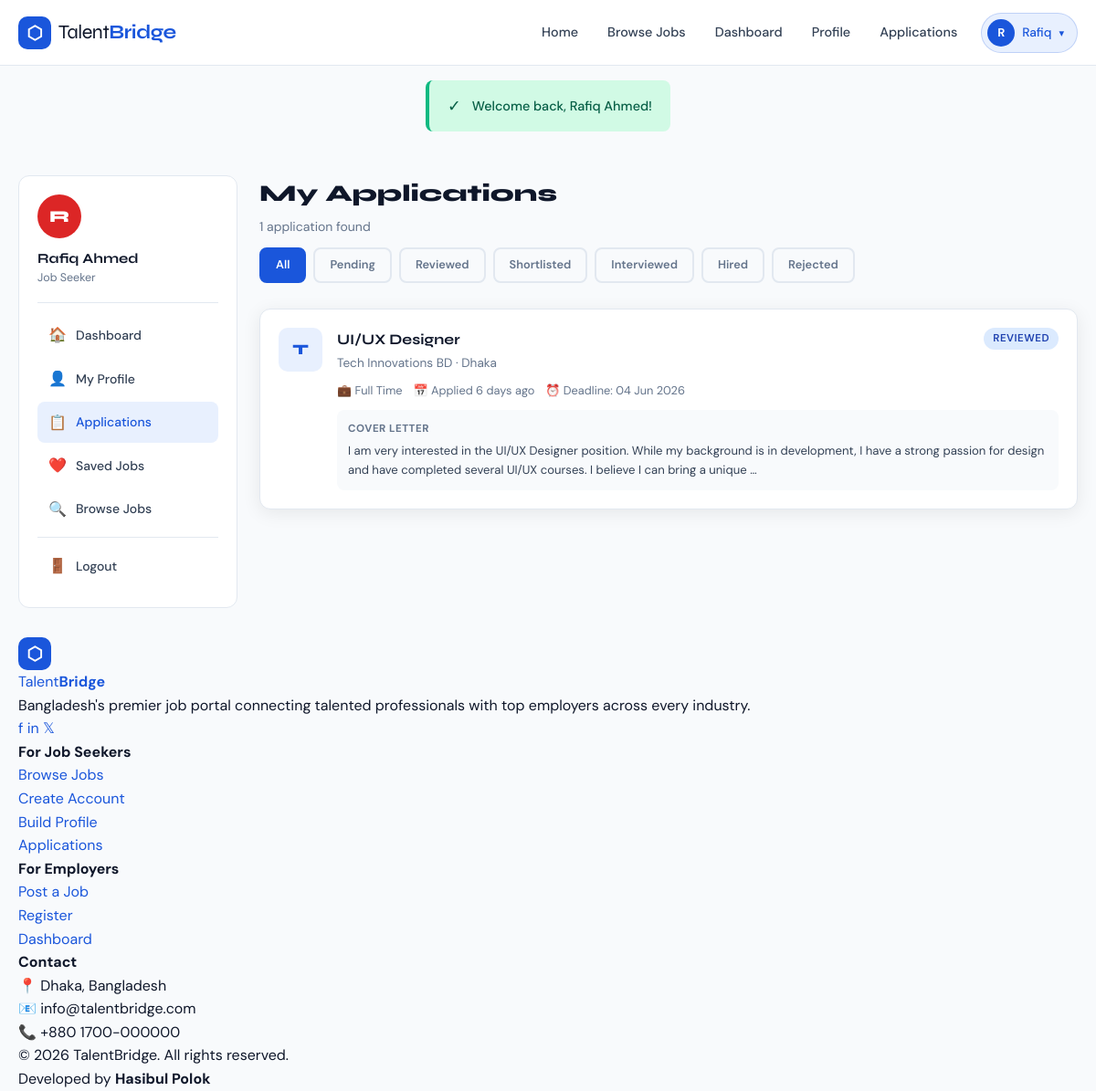
Page /user/applications.php (signed in) on the committed database.
### tables this page shows
CREATE TABLE users (
    id         INT AUTO_INCREMENT PRIMARY KEY,
    name       VARCHAR(150) NOT NULL,
    email      VARCHAR(150) NOT NULL UNIQUE,
    password   VARCHAR(255) NOT NULL,
    role       ENUM('jobseeker','employer','admin') NOT NULL DEFAULT 'jobseeker',
    status     ENUM('active','inactive','banned')   NOT NULL DEFAULT 'active',
    created_at TIMESTAMP DEFAULT CURRENT_TIMESTAMP,
    updated_at TIMESTAMP DEFAULT CURRENT_TIMESTAMP ON UPDATE CURRENT_TIMESTAMP
);

CREATE TABLE applications (
    id            INT AUTO_INCREMENT PRIMARY KEY,
    job_id        INT  NOT NULL,
    user_id       INT  NOT NULL,
    cover_letter  TEXT,
    cv_file       VARCHAR(255),
    status        ENUM('pending','reviewed','shortlisted','interviewed','hired','rejected') DEFAULT 'pending',
    employer_note TEXT,
    applied_at    TIMESTAMP DEFAULT CURRENT_TIMESTAMP,
    updated_at    TIMESTAMP DEFAULT CURRENT_TIMESTAMP ON UPDATE CURRENT_TIMESTAMP,
    FOREIGN KEY (job_id)  REFERENCES jobs(id)  ON DELETE CASCADE,
    FOREIGN KEY (user_id) REFERENCES users(id) ON DELETE CASCADE,
    UNIQUE KEY unique_application (job_id, user_id)
);

CREATE TABLE companies (
    id           INT AUTO_INCREMENT PRIMARY KEY,
    user_id      INT          NOT NULL,
    name         VARCHAR(200) NOT NULL,
    logo         VARCHAR(255),
    website      VARCHAR(255),
    email        VARCHAR(150),
    phone        VARCHAR(20),
    industry     VARCHAR(100),
    size         ENUM('1-10','11-50','51-200','201-500','500+') DEFAULT '1-10',
    founded_year YEAR,
    address      TEXT,
    city         VARCHAR(100),
    country      VARCHAR(100) DEFAULT 'Bangladesh',
    description  TEXT,
    status       ENUM('active','inactive') DEFAULT 'active',
    created_at   TIMESTAMP DEFAULT CURRENT_TIMESTAMP,
    updated_at   TIMESTAMP DEFAULT CURRENT_TIMESTAMP ON UPDATE CURRENT_TIMESTAMP,
    FOREIGN KEY (user_id) REFERENCES users(id) ON DELETE CASCADE
);

CREATE TABLE jobs (
    id               INT AUTO_INCREMENT PRIMARY KEY,
    employer_id      INT          NOT NULL,
    company_id       INT          NOT NULL,
    category_id      INT          NOT NULL,
    title            VARCHAR(200) NOT NULL,
    slug             VARCHAR(250) NOT NULL UNIQUE,
    description      LONGTEXT     NOT NULL,
    requirements     TEXT,
    responsibilities TEXT,
    type             ENUM('full-time','part-time','remote','contract','internship','freelance') DEFAULT 'full-time',
    location         VARCHAR(200),
    city             VARCHAR(100),
    salary_min       DECIMAL(10,2),
    salary_max       DECIMAL(10,2),
    salary_type      ENUM('monthly','yearly','hourly','negotiable') DEFAULT 'monthly',
    experience_level ENUM('entry','mid','senior','lead','executive') DEFAULT 'entry',
    education_level  VARCHAR(100),
    skills_required  TEXT,
    deadline         DATE,
    status           ENUM('pending','approved','rejected','closed','draft') DEFAULT 'pending',
    is_featured      TINYINT(1)   DEFAULT 0,
    views            INT          DEFAULT 0,
    created_at       TIMESTAMP    DEFAULT CURRENT_TIMESTAMP,
    updated_at       TIMESTAMP    DEFAULT CURRENT_TIMESTAMP ON UPDATE CURRENT_TIMESTAMP,
    FOREIGN KEY (employer_id)  REFERENCES users(id)      ON DELETE CASCADE,
    FOREIGN KEY (company_id)   REFERENCES companies(id)  ON DELETE CASCADE,
    FOREIGN KEY (category_id)  REFERENCES categories(id) ON DELETE CASCADE
);

### config/db.php (called while the page is built, shortened)
<?php
function getDB() {
    static $pdo = null;
    if ($pdo === null) {
        try {
            $dsn = "mysql:host=" . DB_HOST . ";dbname=" . DB_NAME . ";charset=utf8mb4";
            $options = [
                PDO::ATTR_ERRMODE            => PDO::ERRMODE_EXCEPTION,
                PDO::ATTR_DEFAULT_FETCH_MODE => PDO::FETCH_ASSOC,
                PDO::ATTR_EMULATE_PREPARES   => false,
            ];
            $pdo = new PDO($dsn, DB_USER, DB_PASS, $options);
        } catch (PDOException $e) {
            die('<div style="font-family:sans-serif;padding:20px;background:#fee;border:1px solid #f00;margin:20px;">
                <h3>Database Connection Error</h3>
                <p>Could not connect to the database. Please check your configuration in <code>config/db.php</code></p>
                <p>Error: ' . htmlspecialchars($e->getMessage()) . '</p>
            </div>');
        }
    }
    return $pdo;
}
?>

### user/applications.php (the view, shortened to what this page needs)
<?php
require_once '../config/db.php';
require_once '../includes/functions.php';
$pdo    = getDB();
$userId = $_SESSION['user_id'];
$page   = max(1, intval($_GET['page'] ?? 1));
$status = $_GET['status'] ?? '';
$where  = ["a.user_id = ?"];
$params = [$userId];
$whereClause = implode(' AND ', $where);
$perPage = 10;
$countStmt = $pdo->prepare("SELECT COUNT(*) FROM applications a WHERE $whereClause");
$countStmt->execute($params);
$total = $countStmt->fetchColumn();
$offset = ($page - 1) * $perPage;
$stmt = $pdo->prepare("SELECT a.*, j.title AS job_title, j.type, j.city, j.deadline, c.name AS company_name FROM applications a JOIN jobs j ON a.job_id = j.id JOIN companies c ON j.company_id = c.id WHERE $whereClause ORDER BY a.applied_at DESC LIMIT $perPage OFFSET $offset");
$stmt->execute($params);
$applications = $stmt->fetchAll();
$userStmt = $pdo->prepare("SELECT name FROM users WHERE id = ?");
$userStmt->execute([$userId]);
$user = $userStmt->fetch();
?>
<!DOCTYPE html>
<html lang="en">
<head>
    <link rel="stylesheet" href="<?= BASE_URL ?>/assets/css/style.css">
</head>
<body>
<?php require_once '../includes/header.php'; ?>
<div class="container">
  <div class="dashboard">
    <div class="sidebar">
      <div class="sidebar-header">
        <?php
        $sidebarPhotoStmt = getDB()->prepare("SELECT profile_photo FROM user_profiles WHERE user_id = ?");
        $sidebarPhotoStmt->execute([$_SESSION['user_id']]);
        $sidebarPhoto = $sidebarPhotoStmt->fetchColumn();
        ?>
        <?= renderAvatar($_SESSION['user']['name'], $sidebarPhoto ?: null, 48, 'margin-bottom:10px;') ?>
        <div class="sidebar-user-name"><?= e($user['name']) ?></div>
        <div class="sidebar-user-role">Job Seeker</div>
      </div>
      <nav class="sidebar-nav">
        <a href="<?= BASE_URL ?>/user/dashboard.php"><span class="nav-icon">🏠</span> Dashboard</a>
        <a href="<?= BASE_URL ?>/user/profile.php"><span class="nav-icon">👤</span> My Profile</a>
        <a href="<?= BASE_URL ?>/user/applications.php" class="active"><span class="nav-icon">📋</span> Applications</a>
        <a href="<?= BASE_URL ?>/user/saved-jobs.php"><span class="nav-icon">❤️</span> Saved Jobs</a>
        <a href="<?= BASE_URL ?>/jobs.php"><span class="nav-icon">🔍</span> Browse Jobs</a>
        <hr style="border:none;border-top:1px solid var(--border);margin:8px 0;">
        <a href="<?= BASE_URL ?>/auth/logout.php"><span class="nav-icon">🚪</span> Logout</a>
      </nav>
    </div>
    <div class="dash-content">
      <div class="dash-header" style="display:flex;justify-content:space-between;align-items:flex-start;flex-wrap:wrap;gap:12px;">
        <div>
          <h1 class="dash-title">My Applications</h1>
          <p class="dash-subtitle"><?= number_format($total) ?> application<?= $total != 1 ? 's' : '' ?> found</p>
        </div>
        <div style="display:flex;gap:8px;flex-wrap:wrap;">
          <?php $statuses=['' => 'All','pending'=>'Pending','reviewed'=>'Reviewed','shortlisted'=>'Shortlisted','interviewed'=>'Interviewed','hired'=>'Hired','rejected'=>'Rejected'];
          foreach($statuses as $val=>$label): ?>
          <a href="<?= BASE_URL ?>/user/applications.php?status=<?= $val ?>" class="btn btn-sm <?= $status===$val?'btn-primary':'btn-ghost' ?>"><?= $label ?></a>
          <?php endforeach; ?>
        </div>
      </div>
      <?php if($applications): ?>
      <div style="display:flex;flex-direction:column;gap:16px;">
        <?php foreach($applications as $app): ?>
        <div class="card">
          <div class="card-body" style="padding:20px;">
            <div style="display:flex;gap:16px;align-items:flex-start;flex-wrap:wrap;">
              <div class="company-logo" style="width:48px;height:48px;font-size:1rem;border-radius:10px;flex-shrink:0;"><?= strtoupper(substr($app['company_name'],0,1)) ?></div>
              <div style="flex:1;min-width:200px;">
                <div style="display:flex;justify-content:space-between;align-items:flex-start;flex-wrap:wrap;gap:8px;">
                  <div>
                    <h3 style="font-family:var(--font-display);font-weight:700;font-size:1rem;margin-bottom:2px;">
                      <a href="<?= BASE_URL ?>/job.php?id=<?= $app['job_id'] ?>" style="color:var(--dark);"><?= e($app['job_title']) ?></a>
                    </h3>
                    <div style="font-size:0.85rem;color:var(--mid);"><?= e($app['company_name']) ?> &middot; <?= e($app['city']) ?></div>
                  </div>
                  <?= statusBadge($app['status']) ?>
                </div>
                <div style="display:flex;flex-wrap:wrap;gap:12px;margin-top:10px;font-size:0.8rem;color:var(--mid);">
                  <span>💼 <?= jobTypeLabel($app['type']) ?></span>
                  <span>📅 Applied <?= timeAgo($app['applied_at']) ?></span>
                  <span>⏰ Deadline: <?= formatDate($app['deadline']) ?></span>
                </div>
                <?php if($app['cover_letter']): ?>
                <div style="margin-top:10px;background:var(--bg);border-radius:var(--radius-sm);padding:12px;font-size:0.82rem;color:var(--dark-3);line-height:1.6;">
                  <strong style="display:block;margin-bottom:4px;color:var(--mid);font-size:0.72rem;text-transform:uppercase;letter-spacing:0.5px;">Cover Letter</strong>
                  <?= nl2br(e(truncate($app['cover_letter'], 200))) ?>
                </div>
                <?php endif; ?>
              </div>
            </div>
          </div>
        </div>
        <?php endforeach; ?>
      </div>
      <?php endif; ?>
    </div>
  </div>
</div>
<?php require_once '../includes/footer.php'; ?>
</body>
</html>

### includes/functions.php (shortened to what this page needs)
<?php
function e($string) {
    return htmlspecialchars($string ?? '', ENT_QUOTES, 'UTF-8');
}
function getFlash() {
    if (isset($_SESSION['flash'])) {
        $flash = $_SESSION['flash'];
        return $flash;
    }
    return null;
}
function displayFlash() {
    $flash = getFlash();
    if ($flash) {
        $type = $flash['type'];
        $msg = e($flash['message']);
        $icons = ['success' => '✓', 'error' => '✕', 'warning' => '⚠', 'info' => 'ℹ'];
        $icon = $icons[$type] ?? 'ℹ';
        echo "<div class='flash flash-{$type}'><span class='flash-icon'>{$icon}</span>{$msg}</div>";
    }
}
function formatDate($date, $format = 'd M Y') {
    return date($format, strtotime($date));
}
function timeAgo($datetime) {
    $time = time() - strtotime($datetime);
    if ($time < 604800) return floor($time/86400) . ' days ago';
    return formatDate($datetime);
}
function getPhotoUrl($photoFile) {
    return null;
}
function renderAvatar($name, $photoFile = null, $size = 48, $extraStyle = '') {
    $photoUrl = getPhotoUrl($photoFile);
    $initials  = strtoupper(substr(trim($name ?: 'U'), 0, 1));
    $palette   = ['#1a56db','#7c3aed','#db2777','#059669','#d97706','#dc2626','#0891b2','#9333ea'];
    $bg        = $palette[abs(crc32($name)) % count($palette)];
    return '<div style="width:' . $size . 'px;height:' . $size . 'px;border-radius:50%;
                background:' . $bg . ';color:white;display:flex;align-items:center;
                justify-content:center;font-family:var(--font-display);font-weight:800;
                font-size:' . round($size * 0.38) . 'px;flex-shrink:0;' . $extraStyle . '">'
           . $initials . '</div>';
}
function statusBadge($status) {
    $colors = [
        'pending'     => 'badge-warning',
        'approved'    => 'badge-success',
        'rejected'    => 'badge-danger',
        'active'      => 'badge-success',
        'closed'      => 'badge-secondary',
        'draft'       => 'badge-secondary',
        'reviewed'    => 'badge-info',
        'shortlisted' => 'badge-primary',
        'interviewed' => 'badge-info',
        'hired'       => 'badge-success',
    ];
    $class = $colors[$status] ?? 'badge-secondary';
    return '<span class="badge ' . $class . '">' . ucfirst($status) . '</span>';
}
function truncate($text, $length = 150) {
    $text = strip_tags($text);
    return substr($text, 0, $length) . '…';
}
function jobTypeLabel($type) {
    $labels = [
        'full-time'  => 'Full Time',
        'part-time'  => 'Part Time',
        'remote'     => 'Remote',
        'contract'   => 'Contract',
        'internship' => 'Internship',
        'freelance'  => 'Freelance',
    ];
    return $labels[$type] ?? ucfirst($type);
}
?>

### assets/css/style.css (style rules this page uses)
:root { --primary: #1a56db; --primary-dark: #1344b4; --primary-light: #e8f0fe; --secondary: #f59e0b; --secondary-light: #fef3c7; --dark: #0f172a; --dark-2: #1e293b; --dark-3: #334155; --mid: #64748b; --light: #94a3b8; --border: #e2e8f0; --bg: #f8fafc; --white: #ffffff; --success: #10b981; --danger: #ef4444; --warning: #f59e0b; --info: #3b82f6; --font-display: 'Syne', sans-serif; --font-body: 'DM Sans', sans-serif; --radius: 12px; --radius-sm: 8px; --radius-lg: 20px; --shadow: 0 4px 20px rgba(0,0,0,0.08); --shadow-lg: 0 10px 40px rgba(0,0,0,0.12); --transition: all 0.25s cubic-bezier(0.4,0,0.2,1); }
*, *::before, *::after { box-sizing: border-box; margin: 0; padding: 0; }
html { scroll-behavior: smooth; font-size: 16px; }
body { font-family: var(--font-body); background: var(--bg); color: var(--dark); line-height: 1.6; overflow-x: hidden; }
a { color: var(--primary); text-decoration: none; transition: var(--transition); }
.container { width: 100%; max-width: 1220px; margin: 0 auto; padding: 0 20px; }
.btn { display: inline-flex; align-items: center; gap: 8px; padding: 11px 24px; border-radius: var(--radius-sm); font-weight: 600; font-size: 0.9rem; border: 2px solid transparent; transition: var(--transition); cursor: pointer; text-decoration: none; white-space: nowrap; font-family: var(--font-body); }
.btn-primary { background: var(--primary); color: white; border-color: var(--primary); }
.btn-ghost { background: transparent; color: var(--mid); border-color: var(--border); }
.btn-sm { padding: 7px 16px; font-size: 0.8rem; }
.flash { display: flex; align-items: center; gap: 12px; padding: 14px 20px; margin: 16px auto; max-width: 1220px; border-radius: var(--radius-sm); font-weight: 500; font-size: 0.9rem; animation: slideDown 0.3s ease; }
.flash-success { background: #d1fae5; color: #065f46; border-left: 4px solid var(--success); }
.flash-icon { font-size: 1.1rem; flex-shrink: 0; }
.card { background: white; border-radius: var(--radius); border: 1px solid var(--border); box-shadow: var(--shadow); transition: var(--transition); }
.card-body { padding: 24px; }
.company-logo { width: 56px; height: 56px; border-radius: 12px; background: var(--primary-light); display: flex; align-items: center; justify-content: center; font-family: var(--font-display); font-weight: 800; font-size: 1.2rem; color: var(--primary); flex-shrink: 0; overflow: hidden; }
.badge { display: inline-flex; align-items: center; padding: 3px 10px; border-radius: 50px; font-size: 0.72rem; font-weight: 600; text-transform: uppercase; letter-spacing: 0.5px; }
.badge-info { background: #dbeafe; color: #1e40af; }
.dashboard { display: grid; grid-template-columns: 240px 1fr; gap: 24px; padding: 32px 0; }
.sidebar { background: white; border: 1px solid var(--border); border-radius: var(--radius); padding: 20px; height: fit-content; position: sticky; top: 88px; }
.sidebar-header { padding-bottom: 16px; border-bottom: 1px solid var(--border); margin-bottom: 12px; }
.sidebar-user-name { font-family: var(--font-display); font-weight: 700; font-size: 0.95rem; color: var(--dark); }
.sidebar-user-role { font-size: 0.78rem; color: var(--mid); }
.sidebar-nav a { display: flex; align-items: center; gap: 10px; padding: 10px 12px; border-radius: var(--radius-sm); color: var(--dark-3); font-size: 0.875rem; font-weight: 500; transition: var(--transition); margin-bottom: 2px; }
.sidebar-nav a:hover, .sidebar-nav a.active { background: var(--primary-light); color: var(--primary); }
.sidebar-nav .nav-icon { font-size: 1rem; width: 20px; text-align: center; }
.dash-content { flex: 1; }
.dash-header { margin-bottom: 28px; }
.dash-title { font-family: var(--font-display); font-size: 1.6rem; font-weight: 800; color: var(--dark); }
.dash-subtitle { color: var(--mid); font-size: 0.875rem; margin-top: 4px; }

### rows in the picture
users: name "Rafiq Ahmed"
applications: companies.name "T", job.title "UI/UX Designer", companies.name "Tech Innovations BD", job.city "Dhaka", status "REVIEWED", job.type "Full Time", applied_at "6 days ago", job.deadline "04 Jun 2026", cover_letter "I am very interested in the UI/UX Designer position. While my background is in development, I have a strong passion for design and have completed several UI/UX courses. I believe I can bring a unique …"

### other values in the picture
substr($currentUser['name'] ?? 'U', 0, 1) "R"
explode(' ', $currentUser['name'] ?? 'User')[0] "Rafiq"
$icon "✓"
$msg "Welcome back, Rafiq Ahmed!"
$initials "R"
$total "1"
$label "All"
$label "Pending"
$label "Reviewed"
$label "Shortlisted"
$label "Interviewed"
$label "Hired"
$label "Rejected"
